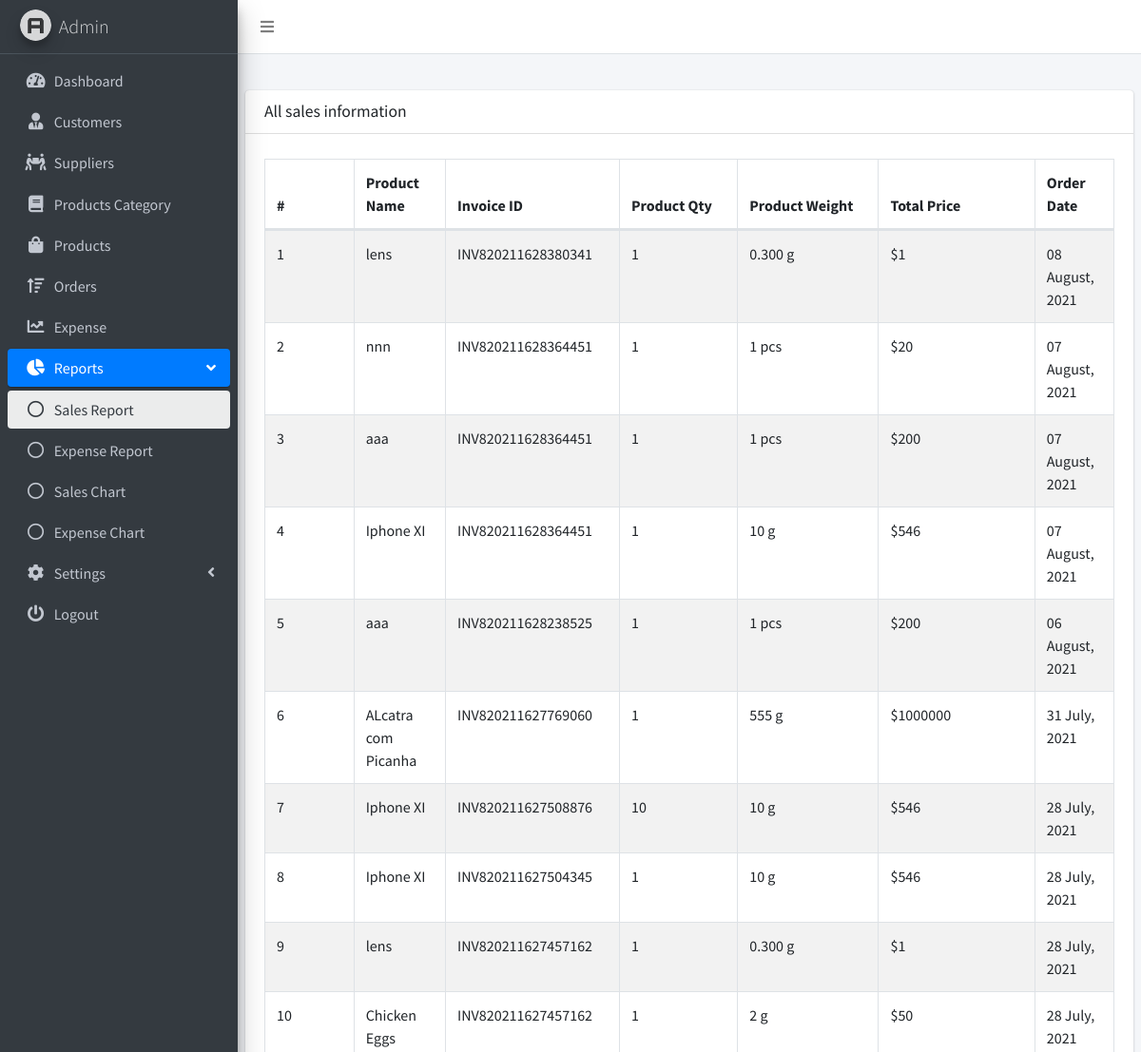
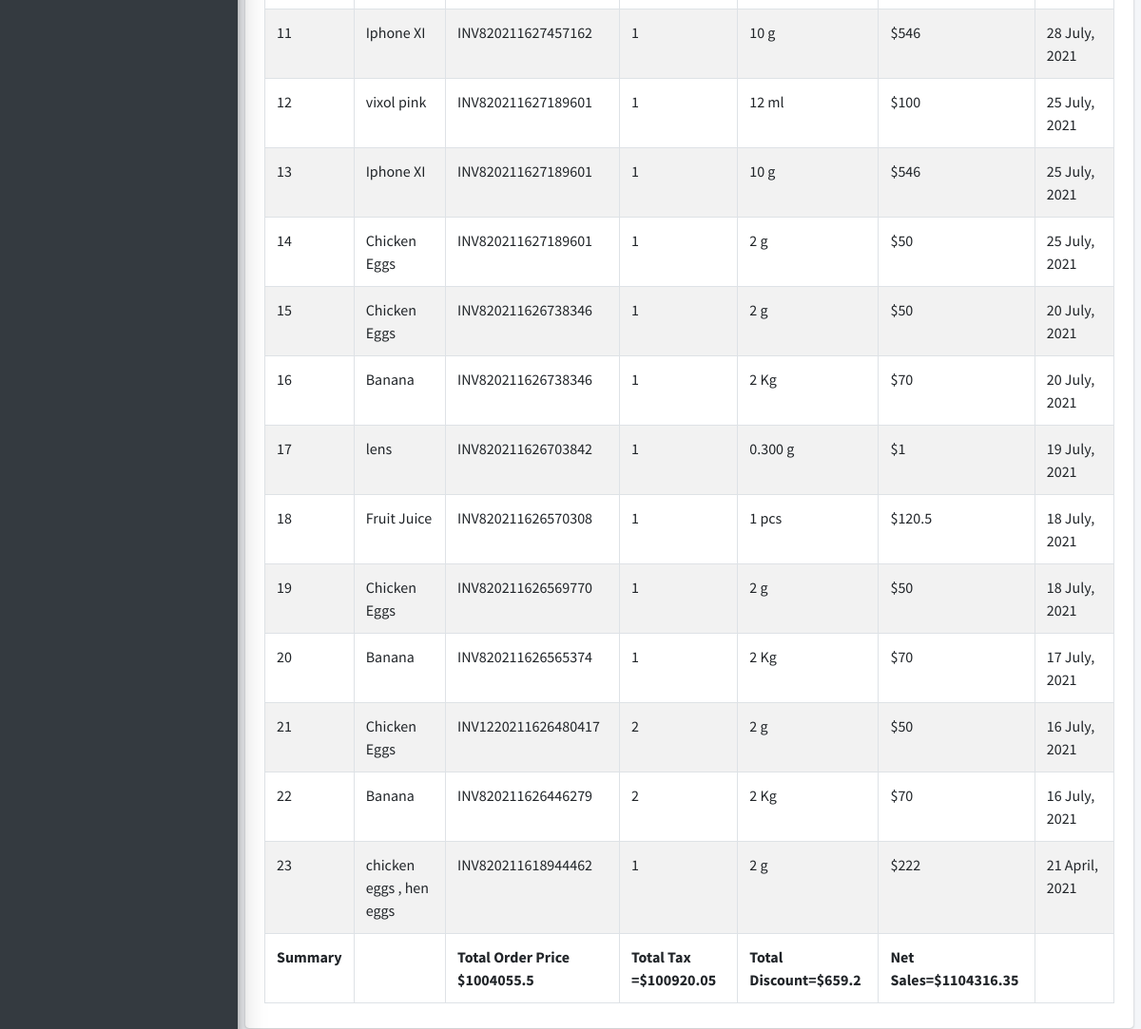
The page /sales_report.php (signed in) on the database its author committed (2 pictures, top to bottom).
### tables this page shows
CREATE TABLE `order_details` (
  `order_details_id` int(255) NOT NULL,
  `invoice_id` varchar(255) NOT NULL,
  `product_name` text NOT NULL,
  `product_quantity` varchar(255) NOT NULL,
  `product_weight` varchar(255) NOT NULL,
  `product_price` varchar(255) NOT NULL,
  `product_order_date` varchar(255) NOT NULL,
  `product_id` varchar(255) NOT NULL,
  `product_image` varchar(255) NOT NULL,
  `timestamp` timestamp NOT NULL DEFAULT CURRENT_TIMESTAMP ON UPDATE CURRENT_TIMESTAMP
);

CREATE TABLE `shop` (
  `shop_id` int(11) NOT NULL,
  `shop_name` varchar(255) NOT NULL,
  `shop_contact` varchar(255) NOT NULL,
  `shop_email` varchar(255) NOT NULL,
  `shop_address` varchar(255) NOT NULL,
  `tax` varchar(11) NOT NULL,
  `currency_symbol` varchar(20) NOT NULL,
  `shop_status` varchar(255) NOT NULL
);

### my_function.php (called while the page is built, shortened)
<?php
function getTotalOrderPrice()
{
    global $con;
    $result = mysqli_query($con, "SELECT SUM(product_price) AS value_sum FROM order_details");
    $row = mysqli_fetch_assoc($result);
    $sum = $row['value_sum'];
    return $sum;
}
function getTotalDiscount()
{
    global $con;
    $result = mysqli_query($con, "SELECT SUM(discount) AS value_discount FROM order_list");
    $row = mysqli_fetch_assoc($result);
    $total_discount = $row['value_discount'];
    return $total_discount;
}
function getTotalTax()
{
    global $con;
    $result = mysqli_query($con, "SELECT SUM(tax) AS value_tax FROM order_list");
    $row = mysqli_fetch_assoc($result);
    $total_tax = $row['value_tax'];
    return $total_tax;
}
function getCurrency()
{
    global $con;
    $result = mysqli_query($con, "SELECT currency_symbol FROM shop WHERE shop_id=1 ");
    $row = mysqli_fetch_assoc($result);
    $currency = $row['currency_symbol'];
    return $currency;
}
?>

### sales_report.php (the view, shortened to what this page needs)
<!DOCTYPE html>
<html lang="en">
<head>
    <link rel="stylesheet" href="dist/css/preloader.css">
    <link rel="stylesheet" href="plugins/fontawesome-free/css/all.min.css">
    <link rel="stylesheet" href="https://code.ionicframework.com/ionicons/2.0.1/css/ionicons.min.css">
    <link rel="stylesheet" href="plugins/datatables-bs4/css/dataTables.bootstrap4.min.css">
    <link rel="stylesheet" href="plugins/datatables-responsive/css/responsive.bootstrap4.min.css">
    <link rel="stylesheet" href="dist/css/adminlte.min.css">
    <link rel="stylesheet" href="dist/css/buttons.dataTables.min.css">
</head>
<body class="hold-transition sidebar-mini">
<div class="wrapper">
    <nav class="main-header navbar navbar-expand navbar-white navbar-light">
        <ul class="navbar-nav">
            <li class="nav-item">
                <a class="nav-link" data-widget="pushmenu" href="#" role="button"><i class="fas fa-bars"></i></a>
            </li>
        </ul>
    </nav>
    <aside class="main-sidebar sidebar-dark-primary elevation-4">
        <a href="#" class="brand-link">
            <img src="dist/img/AdminLTELogo.png"
                 alt="AdminLTE Logo"
                 class="brand-image img-circle elevation-3"
                 style="opacity: .8">
            <span class="brand-text font-weight-light">Admin</span>
        </a>
        <div class="sidebar">
            <nav class="mt-2">
                <ul class="nav nav-pills nav-sidebar flex-column" data-widget="treeview" role="menu"
                    data-accordion="false">
                    <li class="nav-item">
                        <a href="dashboard.php" class="nav-link">
                            <i class="nav-icon fas fa-tachometer-alt"></i>
                            <p>
                                Dashboard
                            </p>
                        </a>
                    </li>
                    <li class="nav-item">
                        <a href="customers.php" class="nav-link">
                            <i class="nav-icon fas fa-user-tie"></i>
                            <p>
                                Customers
                            </p>
                        </a>
                    </li>
                    <li class="nav-item">
                        <a href="suppliers.php" class="nav-link">
                            <i class="nav-icon fas fa-people-carry"></i>
                            <p>
                                Suppliers
                            </p>
                        </a>
                    </li>
                    <li class="nav-item">
                        <a href="category.php" class="nav-link">
                            <i class="nav-icon fas fa-book"></i>
                            <p>
                                Products Category
                            </p>
                        </a>
                    </li>
                    <li class="nav-item">
                        <a href="products.php" class="nav-link">
                            <i class="nav-icon fas fa-shopping-bag"></i>
                            <p>
                                Products
                            </p>
                        </a>
                    </li>
                    <li class="nav-item">
                        <a href="orders.php" class="nav-link">
                            <i class="nav-icon fas fa-sort-amount-up"></i>
                            <p>
                                Orders
                            </p>
                        </a>
                    </li>
                    <li class="nav-item">
                        <a href="expense.php" class="nav-link">
                            <i class="nav-icon fas fa-chart-line"></i>
                            <p>
                                Expense
                            </p>
                        </a>
                    </li>
                    <li class="nav-item has-treeview menu-open">
                        <a href="#" class="nav-link active">
                            <i class="nav-icon fas fa-chart-pie"></i>
                            <p>
                                Reports
                                <i class="right fas fa-angle-left"></i>
                            </p>
                        </a>
                        <ul class="nav nav-treeview">
                            <li class="nav-item">
                                <a href="sales_report.php" class="nav-link active">
                                    <i class="far fa-circle nav-icon"></i>
                                    <p>Sales Report</p>
                                </a>
                            </li>
                            <li class="nav-item">
                                <a href="expense_report.php" class="nav-link">
                                    <i class="far fa-circle nav-icon"></i>
                                    <p>Expense Report</p>
                                </a>
                            </li>
                            <li class="nav-item">
                                <a href="sales_chart.php" class="nav-link">
                                    <i class="far fa-circle nav-icon"></i>
                                    <p>Sales Chart </p>
                                </a>
                            </li>
                            <li class="nav-item">
                                <a href="expense_chart.php" class="nav-link">
                                    <i class="far fa-circle nav-icon"></i>
                                    <p>Expense Chart</p>
                                </a>
                            </li>
                        </ul>
                    </li>
                    <li class="nav-item">
                        <a href="products.php" class="nav-link">
                            <i class="nav-icon fas fa-cog"></i>
                            <p>
                                Settings
                                <i class="right fas fa-angle-left"></i>
                            </p>
                        </a>
                    </li>
                    <li class="nav-item">
                        <a href="logout.php" class="nav-link">
                            <i class="nav-icon fas fa-power-off"></i>
                            <p>
                                Logout
                            </p>
                        </a>
                    </li>
                </ul>
            </nav>
        </div>
    </aside>
    <div class="content-wrapper">
        <section class="content-header">
        </section>
        <section class="content">
            <div class="row">
                <div class="col-12">
                    <div class="card">
                        <div class="card-header">
                            <h3 class="card-title">All sales information</h3>
                        </div>
                        <div class="card-body">
                            <table id="example1" class="table table-bordered table-striped">
                                <thead>
                                <tr>
                                    <th>#</th>
                                    <th>Product Name</th>
                                    <th>Invoice ID</th>
                                    <th>Product Qty</th>
                                    <th>Product Weight</th>
                                    <th>Total Price</th>
                                    <th>Order Date</th>
                                </tr>
                                </thead>
                                <tbody>
                                <?php
                                include('db_connect.php');
                                include('my_function.php');
                                $currency = getCurrency();
                                $total_price = floatval(getTotalOrderPrice());
                                $total_tax = floatval(getTotalTax());
                                $total_discount = floatval(getTotalDiscount());
                                $net_sales = $total_price + $total_tax - $total_discount;
                                $sql = "SELECT * FROM order_details ORDER BY order_details_id DESC";
                                $result = mysqli_query($con, $sql);
                                $i = 1;
                                while ($row = mysqli_fetch_array($result)) {
                                    echo "<tr>";
                                    echo "<td>" . $i . "</td>";
                                    echo "<td>" . $row['product_name'] . "</td>";
                                    echo "<td>" . $row['invoice_id'] . "</td>";
                                    echo "<td>" . $row['product_quantity'] . "</td>";
                                    echo "<td>" . $row['product_weight'] . "</td>";
                                    echo "<td>" . $currency . $row['product_price'] . "</td>";
                                    echo "<td>" . date('d F, Y', strtotime($row['product_order_date'])) . "</td>";
                                    $i++;
                                    echo "</tr> ";
                                }
                                echo "<tr>";
                                echo "<th>Summary</th>";
                                echo "<th></th>";
                                echo "<th>Total Order Price $" . $total_price . "</th>";
                                echo "<th>Total Tax =".getCurrency() . $total_tax . "</th>";
                                echo "<th>Total Discount=".getCurrency() . $total_discount . "</th>";
                                echo "<th>Net Sales=".getCurrency() . $net_sales . "</th>";
                                echo "<th></th>";
                                echo "</tr>";
                                echo " </tbody>";
                                echo " </table>";
                                ?>
                        </div>
                    </div>
                </div>
            </div>
        </section>
    </div>
</div>
</body>
</html>

### rows shown on the page
order_details: product_name "lens", invoice "INV820211628380341", product_quantity "1", product_weight "0.300 g", product_price "1", product_order_date "08 August, 2021"
shop: currency_symbol "$"
order_details: product_name "nnn", invoice "INV820211628364451", product_quantity "1", product_weight "1 pcs", product_price "20", product_order_date "07 August, 2021"
order_details: product_name "aaa", invoice "INV820211628364451", product_quantity "1", product_weight "1 pcs", product_price "200", product_order_date "07 August, 2021"
order_details: product_name "Iphone XI", invoice "INV820211628364451", product_quantity "1", product_weight "10 g", product_price "546", product_order_date "07 August, 2021"
order_details: product_name "aaa", invoice "INV820211628238525", product_quantity "1", product_weight "1 pcs", product_price "200", product_order_date "06 August, 2021"
order_details: product_name "ALcatra com Picanha", invoice "INV820211627769060", product_quantity "1", product_weight "555 g", product_price "1000000", product_order_date "31 July, 2021"
order_details: product_name "Iphone XI", invoice "INV820211627508876", product_quantity "10", product_weight "10 g", product_price "546", product_order_date "28 July, 2021"
order_details: product_name "Iphone XI", invoice "INV820211627504345", product_quantity "1", product_weight "10 g", product_price "546", product_order_date "28 July, 2021"
order_details: product_name "lens", invoice "INV820211627457162", product_quantity "1", product_weight "0.300 g", product_price "1", product_order_date "28 July, 2021"
order_details: product_name "Chicken Eggs", invoice "INV820211627457162", product_quantity "1", product_weight "2 g", product_price "50", product_order_date "28 July, 2021"
order_details: product_name "Iphone XI", invoice "INV820211627457162", product_quantity "1", product_weight "10 g", product_price "546", product_order_date "28 July, 2021"
order_details: product_name "vixol pink", invoice "INV820211627189601", product_quantity "1", product_weight "12 ml", product_price "100", product_order_date "25 July, 2021"
order_details: product_name "Iphone XI", invoice "INV820211627189601", product_quantity "1", product_weight "10 g", product_price "546", product_order_date "25 July, 2021"
order_details: product_name "Chicken Eggs", invoice "INV820211627189601", product_quantity "1", product_weight "2 g", product_price "50", product_order_date "25 July, 2021"
order_details: product_name "Chicken Eggs", invoice "INV820211626738346", product_quantity "1", product_weight "2 g", product_price "50", product_order_date "20 July, 2021"
order_details: product_name "Banana", invoice "INV820211626738346", product_quantity "1", product_weight "2 Kg", product_price "70", product_order_date "20 July, 2021"
order_details: product_name "lens", invoice "INV820211626703842", product_quantity "1", product_weight "0.300 g", product_price "1", product_order_date "19 July, 2021"
order_details: product_name "Fruit Juice", invoice "INV820211626570308", product_quantity "1", product_weight "1 pcs", product_price "120.5", product_order_date "18 July, 2021"
order_details: product_name "Chicken Eggs", invoice "INV820211626569770", product_quantity "1", product_weight "2 g", product_price "50", product_order_date "18 July, 2021"
order_details: product_name "Banana", invoice "INV820211626565374", product_quantity "1", product_weight "2 Kg", product_price "70", product_order_date "17 July, 2021"
order_details: product_name "Chicken Eggs", invoice "INV1220211626480417", product_quantity "2", product_weight "2 g", product_price "50", product_order_date "16 July, 2021"
order_details: product_name "Banana", invoice "INV820211626446279", product_quantity "2", product_weight "2 Kg", product_price "70", product_order_date "16 July, 2021"
order_details: product_name "chicken eggs , hen eggs", invoice "INV820211618944462", product_quantity "1", product_weight "2 g", product_price "222", product_order_date "21 April, 2021"

### other values the page prints
$total_price "1004055.5"
$total_tax "100920.05"
$total_discount "659.2"
$net_sales "1104316.35"
